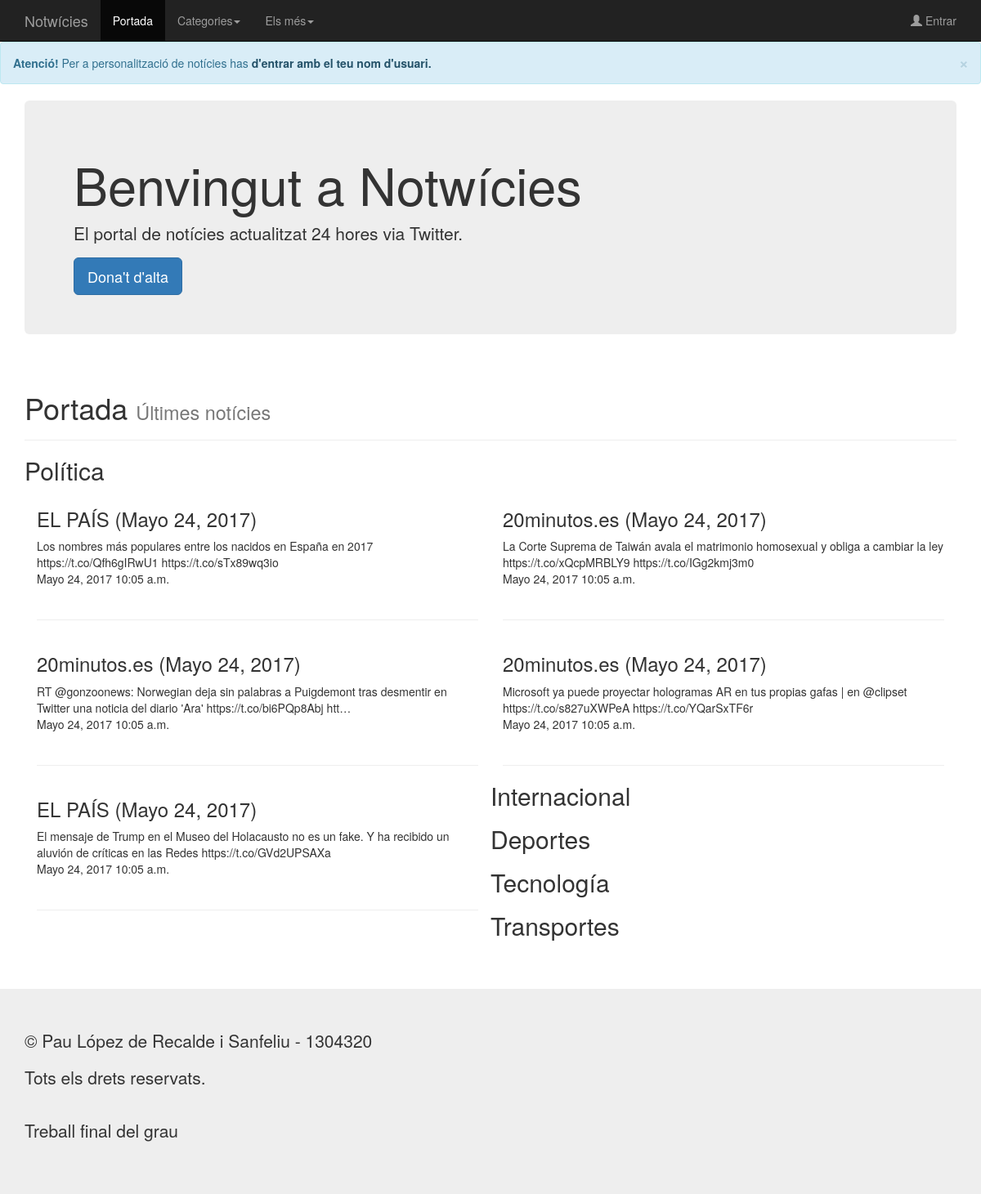
The page /notwicias/ on the database as committed earlier.
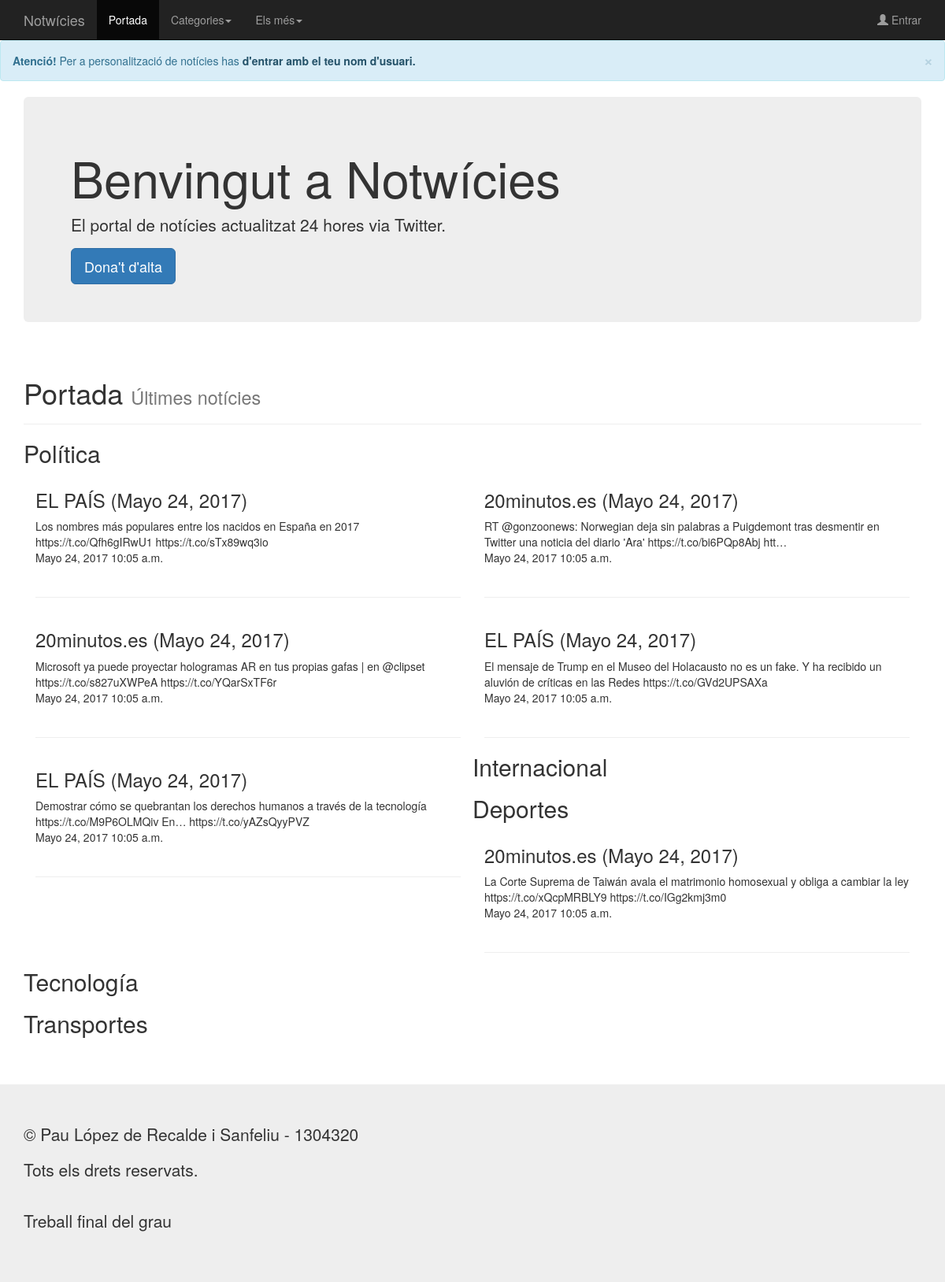
The same page on the database as committed later.
### notwicias/models.py (models this page shows, shortened)
class Tweet(models.Model):
    twitter_id = models.BigIntegerField(unique=True)
    username = models.CharField(max_length=25)
    user = models.CharField(max_length=25)
    language = models.CharField(max_length=4)
    retweets = models.IntegerField()
    favorites = models.IntegerField()
    coordinates = models.CharField(max_length=50, null=True)
    text = models.CharField(max_length=160)
    date = models.DateField()
    time = models.TimeField()
    category = models.SmallIntegerField()

### notwicias/views.py (the view)
def index(request):
    LAST_NUM = 5
    last_tweets_c0 = Tweet.objects.filter(category=0).order_by('-twitter_id')[:LAST_NUM]
    last_tweets_c1 = Tweet.objects.filter(category=1).order_by('-twitter_id')[:LAST_NUM]
    last_tweets_c2 = Tweet.objects.filter(category=2).order_by('-twitter_id')[:LAST_NUM]
    last_tweets_c3 = Tweet.objects.filter(category=3).order_by('-twitter_id')[:LAST_NUM]
    last_tweets_c4 = Tweet.objects.filter(category=4).order_by('-twitter_id')[:LAST_NUM]
    context = {'last_tweets_c0': last_tweets_c0, 'last_tweets_c1': last_tweets_c1, 'last_tweets_c2': last_tweets_c2,
               'last_tweets_c3': last_tweets_c3, 'last_tweets_c4': last_tweets_c4}
    return render(request, 'notwicias/index.html', context)

### notwicias/templates/notwicias/index.html (shortened to what this page needs)
{% include "notwicias/include/header.html" %}
<div class="container">
    <div class="jumbotron">
        <h1>Benvingut a Notwícies</h1>
        <p>El portal de notícies actualitzat 24 hores via Twitter.</p>
        <a class="btn btn-primary btn-lg" href="#" role="button">Dona't d'alta</a>
    </div>
</div>
<div class="container">
    <div class="page-header">
        <h1>Portada
            <small> Últimes notícies</small>
        </h1>
    </div>
    <h2>Política</h2>
    {% for tweet in last_tweets_c0 %}
    <div class='col-sm-6'><h3>{{ tweet.user }} ({{ tweet.date }})</h3>
        {{ tweet.text }}<br />
        {{ tweet.date }} {{ tweet.time }}<br /><br /><hr>
    </div>
    {% endfor %}
    <h2>Internacional</h2>
    <h2>Deportes</h2>
    {% for tweet in last_tweets_c2 %}
    <div class='col-sm-6'><h3>{{ tweet.user }} ({{ tweet.date }})</h3>
        {{ tweet.text }}<br />
        {{ tweet.date }} {{ tweet.time }}<br /><br /><hr>
    </div>
    {% endfor %}
    <h2>Tecnología</h2>
    <h2>Transportes</h2>
</div>
{% include "notwicias/include/footer.html" %}

Rows that differ between the two databases and show on the page:
now on this page (row unchanged): Tweet: user "EL PAÍS", date "Mayo 24, 2017", text "Demostrar cómo se quebrantan los derechos humanos a través de la tecnología https://t.co/M9P6OLMQiv En… https://t.co/yAZsQyyPVZ", time "10:05 a.m.", shown under "Política"
changed Tweet (number 6 of 6 on the later page): moves from the list under "Política" to the list under "Deportes"
